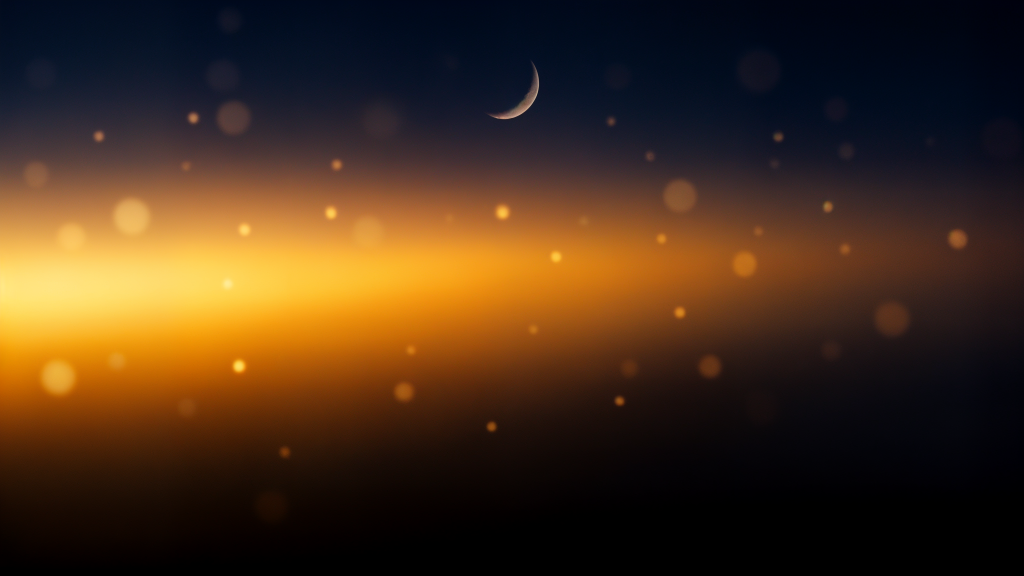
#> input picture assets/sholat-sky.jpg, 2048 x 1152 px, found by its file name (shown at 1/2 size)
$ python gen-card-bg.py
#> lines starting #> are read from the running program, lines starting #| are printed output that depends on the picture
#!/usr/bin/env python3
"""Generate card background: sky banner + angled cut + rounded corners (RGBA).
Output: ~/.cache/sholat-card-bg.png
Usage: python3 gen-card-bg.py [sky_image_path]
"""
import os
import sys
from PIL import Image, ImageDraw

HOME = os.path.expanduser('~')
OUT = os.path.join(HOME, '.cache', 'sholat-card-bg.png')

W, H = 640, 560
CARD_R = 28
SS = 4  # supersampling

# default sky image = sebelah script ini
sky_default = os.path.join(os.path.dirname(os.path.abspath(__file__)),
                           '..', 'assets', 'sholat-sky.jpg')
sky_path = sys.argv[1] if len(sys.argv) > 1 else sky_default

sky = Image.open(sky_path).convert('RGB')
#> sky is the input picture: PIL image 2048x1152 RGB; mean R, G, B 70.6, 47.2, 26.7
banner_h = int(H * 0.38)
sw, sh = sky.size
#> sw = 2048; sh = 1152
crop_h = min(int(sw * banner_h / W), sh)
#> crop_h = 678
sky_c = sky.crop((0, 0, sw, crop_h)).resize((W, banner_h), Image.LANCZOS)
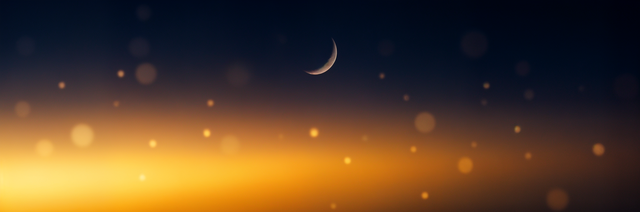
#> sky_c: PIL image 640x212 RGB; mean R, G, B 89.2, 64.3, 41.1

# gradasi gelap di bawah banner biar transisi lembut ke garis potong
grad = Image.new('L', (1, banner_h), 0)
for y in range(banner_h):
    grad.putpixel((0, y), int(140 * (y / banner_h) ** 1.6))
grad = grad.resize((W, banner_h))
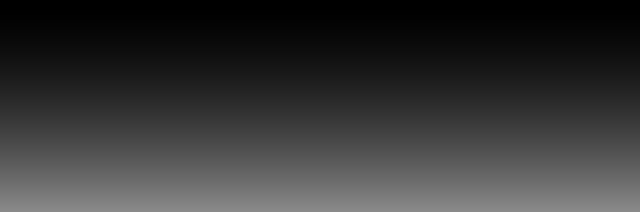
#> grad: PIL image 640x212 L; min 0, max 138, mean 53
dark = Image.new('RGB', (W, banner_h), (10, 10, 14))
sky_c = Image.composite(dark, sky_c, grad)
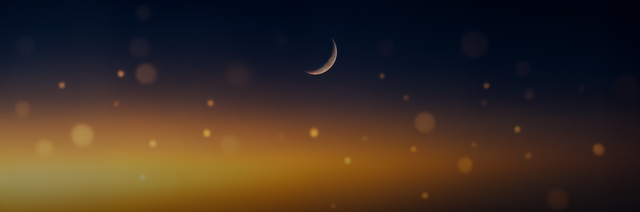
#> sky_c: PIL image 640x212 RGB; mean R, G, B 61.1, 46, 35

# card RGBA (alpha channel dipertahankan!)
card = Image.new('RGBA', (W, H), (14, 14, 18, 255))
card.paste(sky_c, (0, 0))
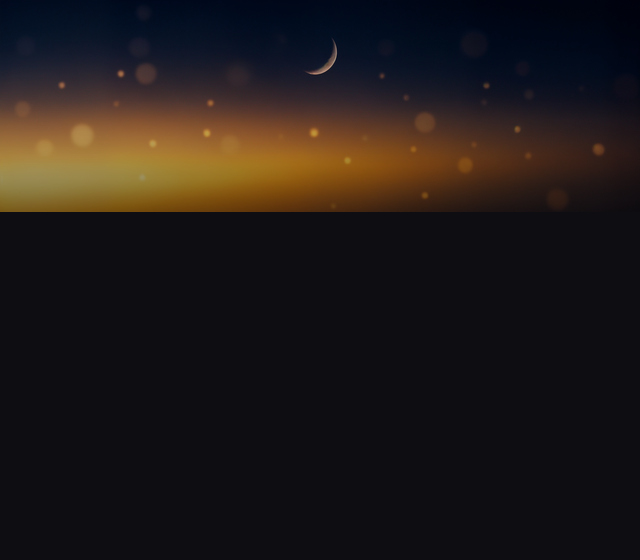
#> card: PIL image 640x560 RGBA; mean R, G, B, A 31.8, 26.1, 24.4, 255

# angled cut body
M_left = banner_h - 20
M_right = banner_h + 25
poly_mask = Image.new('L', (W*SS, H*SS), 0)
#> poly_mask: PIL image 2560x2240 L; every value is 0
d = ImageDraw.Draw(poly_mask)
d.polygon([(0, M_left*SS), (W*SS, M_right*SS), (W*SS, H*SS), (0, H*SS)], fill=255)
poly_mask = poly_mask.resize((W, H), Image.LANCZOS)
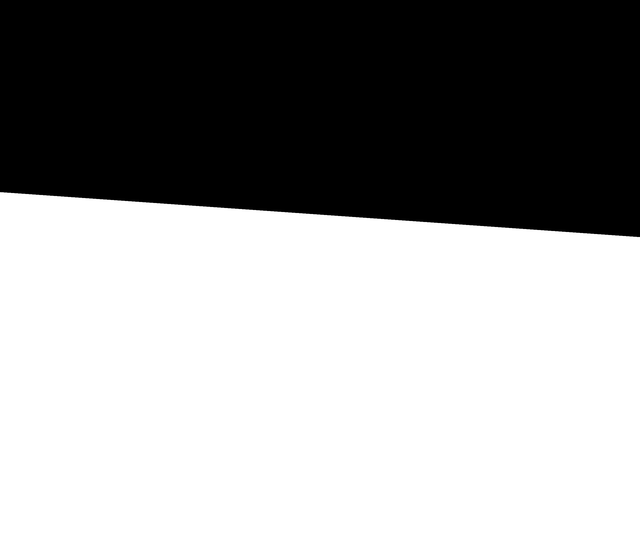
#> poly_mask: PIL image 640x560 L; min 0, max 255, mean 157.3
body_layer = Image.new('RGBA', (W, H), (14, 14, 18, 255))
card = Image.composite(body_layer, card, poly_mask)

# rounded corner mask (supersampled) -> alpha channel
mask_ss = Image.new('L', (W*SS, H*SS), 0)
d2 = ImageDraw.Draw(mask_ss)
d2.rounded_rectangle([0, 0, W*SS-1, H*SS-1], radius=CARD_R*SS, fill=255)
mask = mask_ss.resize((W, H), Image.LANCZOS)
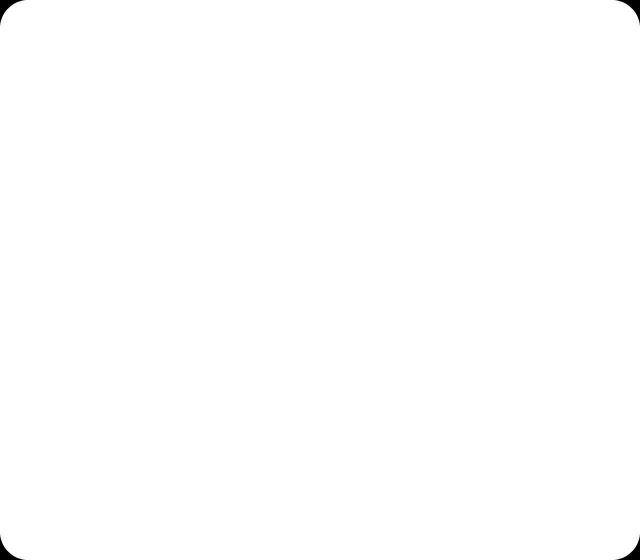
#> mask: PIL image 640x560 L; min 0, max 255, mean 254.5
card.putalpha(mask)

# border emas di layer terpisah
border = Image.new('RGBA', (W, H), (0, 0, 0, 0))
#> border: PIL image 640x560 RGBA; every value is 0
d3 = ImageDraw.Draw(border)
d3.rounded_rectangle([1, 1, W-2, H-2], radius=CARD_R, outline=(210, 170, 55, 230), width=2)
card = Image.alpha_composite(card, border)
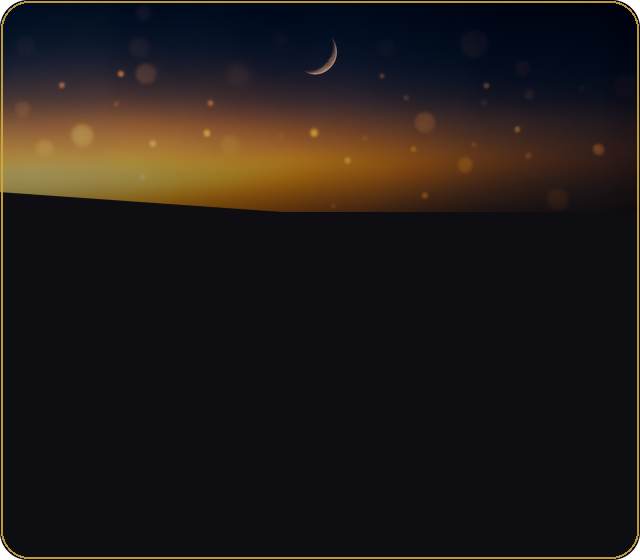
#> card: PIL image 640x560 RGBA; mean R, G, B, A 33.3, 27.3, 24.7, 254.5; transparent parts drawn white

os.makedirs(os.path.dirname(OUT), exist_ok=True)
card.save(OUT)
print('card bg saved:', OUT, card.size)
#> (printed output is left out)
